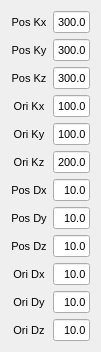
  <widget class="QWidget" name="layoutWidget_3">
   <property name="geometry">
    <rect>
     <x>137</x>
     <y>375</y>
     <width>101</width>
     <height>332</height>
    </rect>
   </property>
   <layout class="QGridLayout" name="gridLayout_6">
    <item row="0" column="0">
     <widget class="QLabel" name="label_121">
      <property name="font">
       <font>
        <pointsize>8</pointsize>
       </font>
      </property>
      <property name="text">
       <string>Pos Kx</string>
      </property>
      <property name="alignment">
       <set>Qt::AlignCenter</set>
      </property>
     </widget>
    </item>
    <item row="0" column="1">
     <widget class="QLineEdit" name="CON_RF_OFFCONTACT_POS_KX">
      <property name="font">
       <font>
        <pointsize>8</pointsize>
       </font>
      </property>
      <property name="text">
       <string>300.0</string>
      </property>
      <property name="alignment">
       <set>Qt::AlignRight|Qt::AlignTrailing|Qt::AlignVCenter</set>
      </property>
     </widget>
    </item>
    <item row="1" column="0">
     <widget class="QLabel" name="label_122">
      <property name="font">
       <font>
        <pointsize>8</pointsize>
       </font>
      </property>
      <property name="text">
       <string>Pos Ky</string>
      </property>
      <property name="alignment">
       <set>Qt::AlignCenter</set>
      </property>
     </widget>
    </item>
    <item row="1" column="1">
     <widget class="QLineEdit" name="CON_RF_OFFCONTACT_POS_KY">
      <property name="font">
       <font>
        <pointsize>8</pointsize>
       </font>
      </property>
      <property name="text">
       <string>300.0</string>
      </property>
      <property name="alignment">
       <set>Qt::AlignRight|Qt::AlignTrailing|Qt::AlignVCenter</set>
      </property>
     </widget>
    </item>
    <item row="2" column="0">
     <widget class="QLabel" name="label_123">
      <property name="font">
       <font>
        <pointsize>8</pointsize>
       </font>
      </property>
      <property name="text">
       <string>Pos Kz</string>
      </property>
      <property name="alignment">
       <set>Qt::AlignCenter</set>
      </property>
     </widget>
    </item>
    <item row="2" column="1">
     <widget class="QLineEdit" name="CON_RF_OFFCONTACT_POS_KZ">
      <property name="font">
       <font>
        <pointsize>8</pointsize>
       </font>
      </property>
      <property name="text">
       <string>300.0</string>
      </property>
      <property name="alignment">
       <set>Qt::AlignRight|Qt::AlignTrailing|Qt::AlignVCenter</set>
      </property>
     </widget>
    </item>
    <item row="3" column="0">
     <widget class="QLabel" name="label_124">
      <property name="font">
       <font>
        <pointsize>8</pointsize>
       </font>
      </property>
      <property name="text">
       <string>Ori Kx</string>
      </property>
      <property name="alignment">
       <set>Qt::AlignCenter</set>
      </property>
     </widget>
    </item>
    <item row="3" column="1">
     <widget class="QLineEdit" name="CON_RF_OFFCONTACT_ORI_KX">
      <property name="font">
       <font>
        <pointsize>8</pointsize>
       </font>
      </property>
      <property name="text">
       <string>100.0</string>
      </property>
      <property name="alignment">
       <set>Qt::AlignRight|Qt::AlignTrailing|Qt::AlignVCenter</set>
      </property>
     </widget>
    </item>
    <item row="4" column="0">
     <widget class="QLabel" name="label_125">
      <property name="font">
       <font>
        <pointsize>8</pointsize>
       </font>
      </property>
      <property name="text">
       <string>Ori Ky</string>
      </property>
      <property name="alignment">
       <set>Qt::AlignCenter</set>
      </property>
     </widget>
    </item>
    <item row="4" column="1">
     <widget class="QLineEdit" name="CON_RF_OFFCONTACT_ORI_KY">
      <property name="font">
       <font>
        <pointsize>8</pointsize>
       </font>
      </property>
      <property name="text">
       <string>100.0</string>
      </property>
      <property name="alignment">
       <set>Qt::AlignRight|Qt::AlignTrailing|Qt::AlignVCenter</set>
      </property>
     </widget>
    </item>
    <item row="5" column="0">
     <widget class="QLabel" name="label_126">
      <property name="font">
       <font>
        <pointsize>8</pointsize>
       </font>
      </property>
      <property name="text">
       <string>Ori Kz</string>
      </property>
      <property name="alignment">
       <set>Qt::AlignCenter</set>
      </property>
     </widget>
    </item>
    <item row="5" column="1">
     <widget class="QLineEdit" name="CON_RF_OFFCONTACT_ORI_KZ">
      <property name="font">
       <font>
        <pointsize>8</pointsize>
       </font>
      </property>
      <property name="text">
       <string>200.0</string>
      </property>
      <property name="alignment">
       <set>Qt::AlignRight|Qt::AlignTrailing|Qt::AlignVCenter</set>
      </property>
     </widget>
    </item>
    <item row="6" column="0">
     <widget class="QLabel" name="label_127">
      <property name="font">
       <font>
        <pointsize>8</pointsize>
       </font>
      </property>
      <property name="text">
       <string>Pos Dx</string>
      </property>
      <property name="alignment">
       <set>Qt::AlignCenter</set>
      </property>
     </widget>
    </item>
    <item row="6" column="1">
     <widget class="QLineEdit" name="CON_RF_OFFCONTACT_POS_DX">
      <property name="font">
       <font>
        <pointsize>8</pointsize>
       </font>
      </property>
      <property name="text">
       <string>10.0</string>
      </property>
      <property name="alignment">
       <set>Qt::AlignRight|Qt::AlignTrailing|Qt::AlignVCenter</set>
      </property>
     </widget>
    </item>
    <item row="7" column="0">
     <widget class="QLabel" name="label_129">
      <property name="font">
       <font>
        <pointsize>8</pointsize>
       </font>
      </property>
      <property name="text">
       <string>Pos Dy</string>
      </property>
      <property name="alignment">
       <set>Qt::AlignCenter</set>
      </property>
     </widget>
    </item>
    <item row="7" column="1">
     <widget class="QLineEdit" name="CON_RF_OFFCONTACT_POS_DY">
      <property name="font">
       <font>
        <pointsize>8</pointsize>
       </font>
      </property>
      <property name="text">
       <string>10.0</string>
      </property>
      <property name="alignment">
       <set>Qt::AlignRight|Qt::AlignTrailing|Qt::AlignVCenter</set>
      </property>
     </widget>
    </item>
    <item row="8" column="0">
     <widget class="QLabel" name="label_130">
      <property name="font">
       <font>
        <pointsize>8</pointsize>
       </font>
      </property>
      <property name="text">
       <string>Pos Dz</string>
      </property>
      <property name="alignment">
       <set>Qt::AlignCenter</set>
      </property>
     </widget>
    </item>
    <item row="8" column="1">
     <widget class="QLineEdit" name="CON_RF_OFFCONTACT_POS_DZ">
      <property name="font">
       <font>
        <pointsize>8</pointsize>
       </font>
      </property>
      <property name="text">
       <string>10.0</string>
      </property>
      <property name="alignment">
       <set>Qt::AlignRight|Qt::AlignTrailing|Qt::AlignVCenter</set>
      </property>
     </widget>
    </item>
    <item row="9" column="0">
     <widget class="QLabel" name="label_131">
      <property name="font">
       <font>
        <pointsize>8</pointsize>
       </font>
      </property>
      <property name="text">
       <string>Ori Dx</string>
      </property>
      <property name="alignment">
       <set>Qt::AlignCenter</set>
      </property>
     </widget>
    </item>
    <item row="9" column="1">
     <widget class="QLineEdit" name="CON_RF_OFFCONTACT_ORI_DX">
      <property name="font">
       <font>
        <pointsize>8</pointsize>
       </font>
      </property>
      <property name="text">
       <string>10.0</string>
      </property>
      <property name="alignment">
       <set>Qt::AlignRight|Qt::AlignTrailing|Qt::AlignVCenter</set>
      </property>
     </widget>
    </item>
    <item row="10" column="0">
     <widget class="QLabel" name="label_132">
      <property name="font">
       <font>
        <pointsize>8</pointsize>
       </font>
      </property>
      <property name="text">
       <string>Ori Dy</string>
      </property>
      <property name="alignment">
       <set>Qt::AlignCenter</set>
      </property>
     </widget>
    </item>
    <item row="10" column="1">
     <widget class="QLineEdit" name="CON_RF_OFFCONTACT_ORI_DY">
      <property name="font">
       <font>
        <pointsize>8</pointsize>
       </font>
      </property>
      <property name="text">
       <string>10.0</string>
      </property>
      <property name="alignment">
       <set>Qt::AlignRight|Qt::AlignTrailing|Qt::AlignVCenter</set>
      </property>
     </widget>
    </item>
    <item row="11" column="0">
     <widget class="QLabel" name="label_133">
      <property name="font">
       <font>
        <pointsize>8</pointsize>
       </font>
      </property>
      <property name="text">
       <string>Ori Dz</string>
      </property>
      <property name="alignment">
       <set>Qt::AlignCenter</set>
      </property>
     </widget>
    </item>
    <item row="11" column="1">
     <widget class="QLineEdit" name="CON_RF_OFFCONTACT_ORI_DZ">
      <property name="font">
       <font>
        <pointsize>8</pointsize>
       </font>
      </property>
      <property name="text">
       <string>10.0</string>
      </property>
      <property name="alignment">
       <set>Qt::AlignRight|Qt::AlignTrailing|Qt::AlignVCenter</set>
      </property>
     </widget>
    </item>
   </layout>
  </widget>
